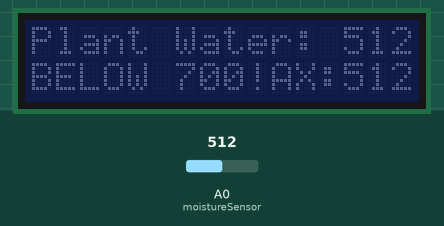
Simulated run of this sketch. Board: Arduino Uno, built with avr-gcc and run on an emulated ATmega328P. Shown: 16×2 character LCD. The test bench sets the inputs (shaded band); at power-on: A0 (moistureSensor) = 512.

Above: at 16.2 s.
16.3 s: A0 (moistureSensor) set to 691
At 21.3 s:
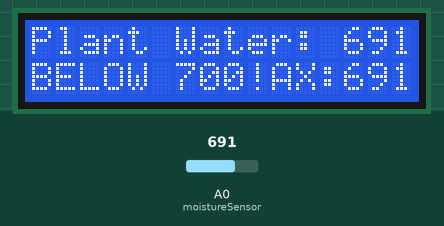
31.3 s: A0 (moistureSensor) set to 718
At 41.4 s:
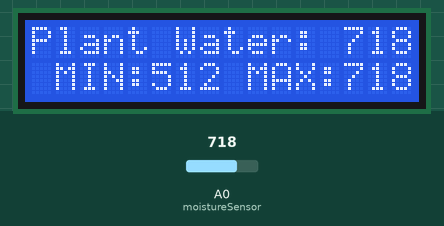
46.3 s: A0 (moistureSensor) set to 882
At 61.0 s:
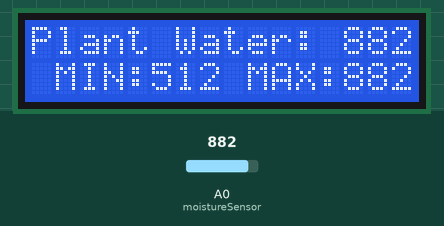
61.3 s: A0 (moistureSensor) set to 914
At 80.9 s:
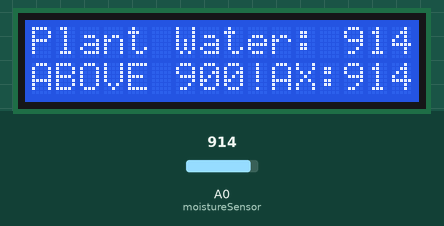
Timing chart, 0 to 82.4 s (numbered marks = the images above; inputs shaded):
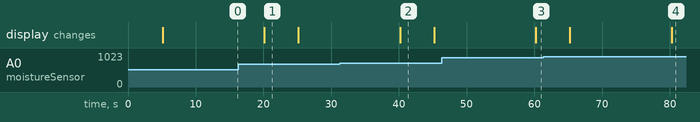

The sketch:

soil_sensor.ino
```cpp
#include "Wire.h" // For I2C
#include "LCD.h" // For LCD
#include "LiquidCrystal_I2C.h" // Added library*
//Set the pins on the I2C chip used for LCD connections
//ADDR,EN,R/W,RS,D4,D5,D6,D7
LiquidCrystal_I2C lcd(0x27,2,1,0,4,5,6,7); // 0x27 is the default I2C bus address of the backpack-see article

// Thresholds
int thresholdUp = 900;
int thresholdDown = 700;

// Maximums
int maxWet = 0;
int minWet = 999;

// Pins
int moistureSensor = A0;
bool backlight = false;

void setup()
{
   // Set up LCD module
   lcd.begin (16, 2); // 16 x 2 LCD module
   lcd.setBacklightPin(3, POSITIVE); // BL, BL_POL
   lcd.setBacklight(LOW);
}

void updateMaxValues(int moistureValue) {
  if (moistureValue > maxWet) {
    maxWet = moistureValue;
  }
  if (moistureValue < minWet) {
    minWet = moistureValue;
  }
}

void printHeading(int value) {
  lcd.home(); // Set cursor to 0,0
  lcd.print("Plant Water: ");
  lcd.print(value);
}

void printMaxValues() {
  lcd.setCursor(0, 1);
  lcd.print(" MIN:");
  lcd.print(minWet);
  lcd.print(" MAX:");
  lcd.print(maxWet);
}

void printHighThresholdWarning() {
  lcd.setCursor(0, 1);
  lcd.print("ABOVE ");
  lcd.print(thresholdUp);
  lcd.print("!");
}

void printLowThresholdWarning() {
  lcd.setCursor(0, 1);
  lcd.print("BELOW ");
  lcd.print(thresholdDown);
  lcd.print("!");
}

void loop(){
  int moistureValue = analogRead(moistureSensor);

  updateMaxValues(moistureValue);
  printHeading(moistureValue);
  printMaxValues();

  if (moistureValue <= thresholdDown){
    printLowThresholdWarning();
  } else if (moistureValue >= thresholdUp){
    printHighThresholdWarning();
  }

  lcd.setBacklight(HIGH);
  delay(5000); //wait for a few seconds for backlight display
  lcd.setBacklight(LOW); // turn off backlight
  delay(15000); //wait for a while to re-read
}
```

Measured:
- the behaviour switches between 700 and 701 on A0 (moistureSensor) (found by bisection; images 1 and 2)
- the behaviour switches between 899 and 900 on A0 (moistureSensor) (found by bisection; images 3 and 4)
- after the input at 16.3 s, the display: changes after 3.9 s (image 1)
- after the input at 31.3 s, the display: changes after 8.9 s (image 2)
- after the input at 46.3 s, the display: changes after 13.9 s (image 3)
- after the input at 61.3 s, the display: first differs from a run without the input after 19.0 s (image 4)
- what the display in image 1 shows lasts 5.0 s, from 20.2 s to 25.2 s
